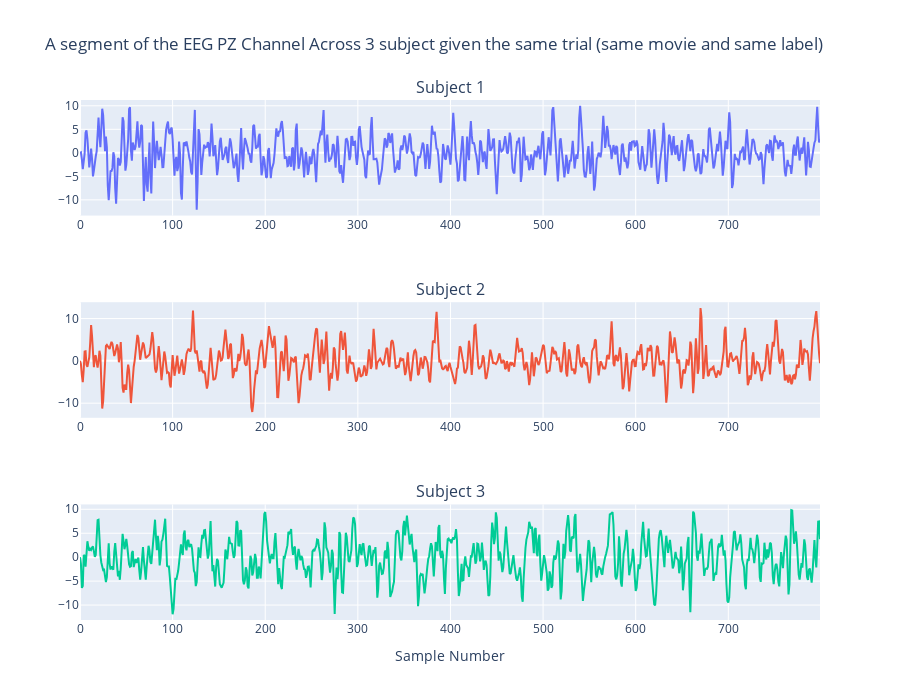

The cell this chart's notebook holds for it:
### Code cell
fig = make_subplots(
    rows=3, 
    cols=1, 
    subplot_titles=("Subject 1", "Subject 2", "Subject 3"),
)
fig.add_trace(
    go.Scatter(y=p1[posIndex[2]][getChannel('PZ')][0], mode="lines", name="Subject 1"),
    row=1, col=1
)
fig.add_trace(
    go.Scatter(y=p2[posIndex[2]][getChannel('PZ')][0], mode="lines", name="Subject 2"),
    row=2, col=1
)
fig.add_trace(
    go.Scatter(y=p3[posIndex[2]][getChannel('PZ')][0], mode="lines", name="Subject 3"),
    row=3, col=1
)
fig.update_layout(
    title_text="A segment of the EEG PZ Channel Across 3 subject given the same trial (same movie and same label)", 
    height=700, 
    showlegend=False
)
fig.update_xaxes(title_text="Sample Number", row=3, col=1)

fig.show()

### Figure 1 — Plotly figure (JSON) as saved in the notebook; plotly's stock layout.template omitted (floating-point values rounded to 4 significant figures; data arrays with more than 128 entries replaced by an {"elided": "..."} marker saying what was removed)
{"data": [{"mode": "lines", "name": "Subject 1", "type": "scatter", "xaxis": "x", "y": {"elided": "800 float values"}, "yaxis": "y"}, {"mode": "lines", "name": "Subject 2", "type": "scatter", "xaxis": "x2", "y": {"elided": "800 float values"}, "yaxis": "y2"}, {"mode": "lines", "name": "Subject 3", "type": "scatter", "xaxis": "x3", "y": {"elided": "800 float values"}, "yaxis": "y3"}], "layout": {"annotations": [{"font": {"size": 16}, "showarrow": false, "text": "Subject 1", "x": 0.5, "xanchor": "center", "xref": "paper", "y": 1, "yanchor": "bottom", "yref": "paper"}, {"font": {"size": 16}, "showarrow": false, "text": "Subject 2", "x": 0.5, "xanchor": "center", "xref": "paper", "y": 0.6111, "yanchor": "bottom", "yref": "paper"}, {"font": {"size": 16}, "showarrow": false, "text": "Subject 3", "x": 0.5, "xanchor": "center", "xref": "paper", "y": 0.2222, "yanchor": "bottom", "yref": "paper"}], "height": 700, "showlegend": false, "title": {"text": "A segment of the EEG PZ Channel Across 3 subject given the same trial (same movie and same label)"}, "xaxis": {"anchor": "y", "domain": [0, 1]}, "xaxis2": {"anchor": "y2", "domain": [0, 1]}, "xaxis3": {"anchor": "y3", "domain": [0, 1], "title": {"text": "Sample Number"}}, "yaxis": {"anchor": "x", "domain": [0.7778, 1]}, "yaxis2": {"anchor": "x2", "domain": [0.3889, 0.6111]}, "yaxis3": {"anchor": "x3", "domain": [0, 0.2222]}}}
